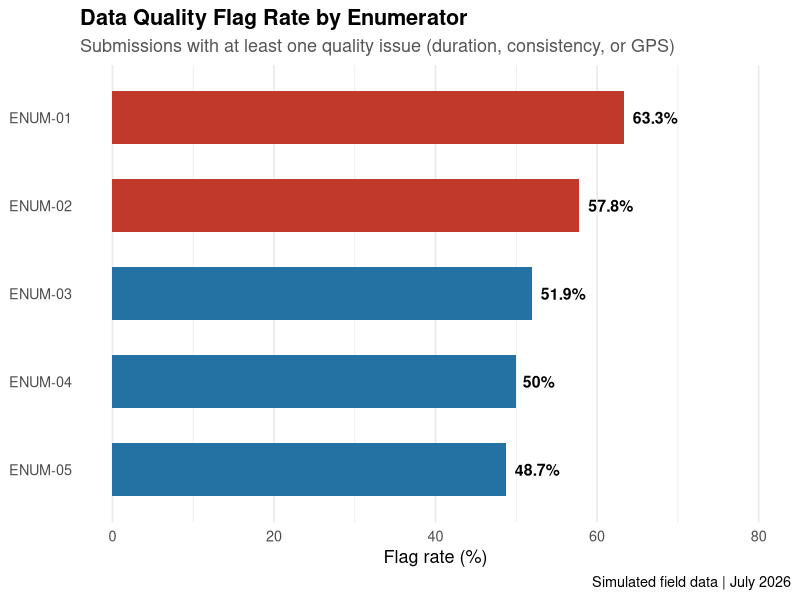
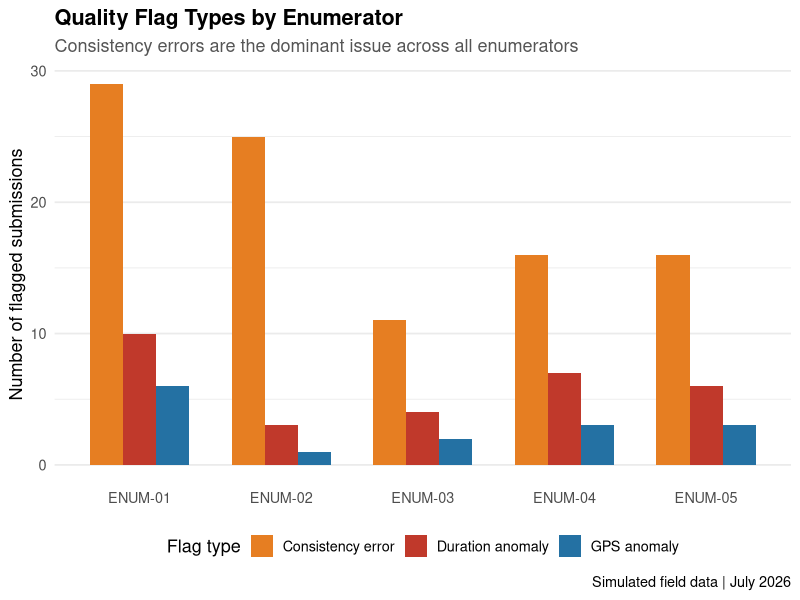
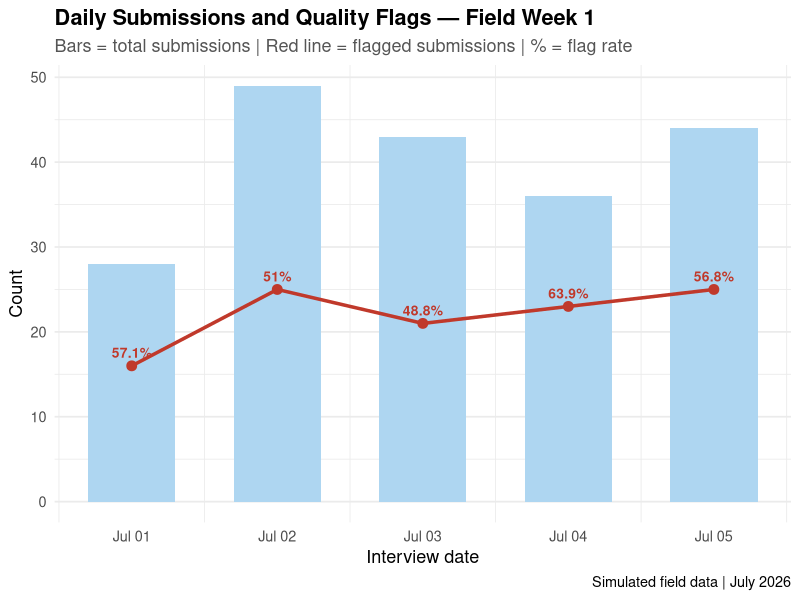
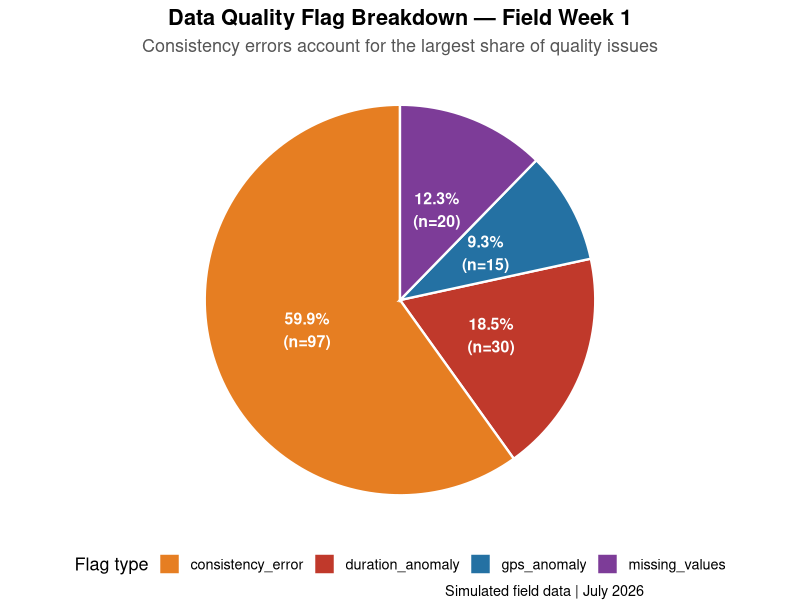
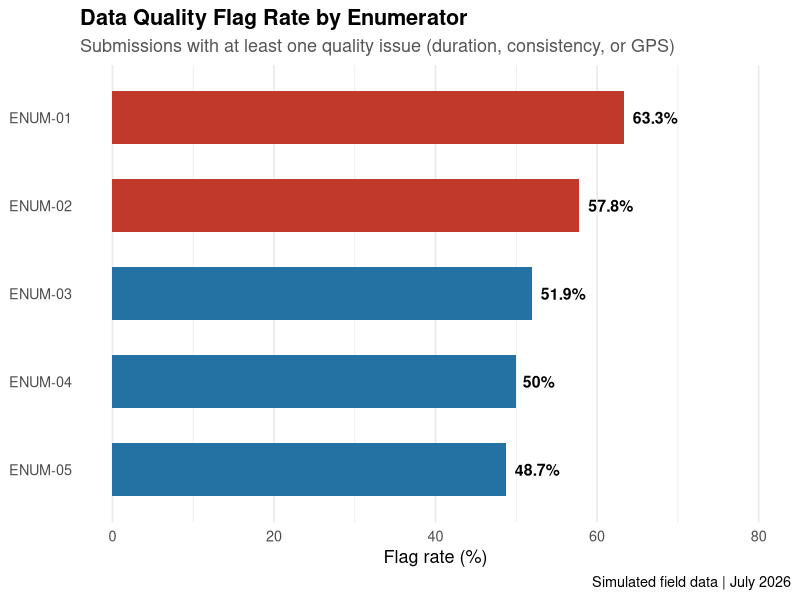
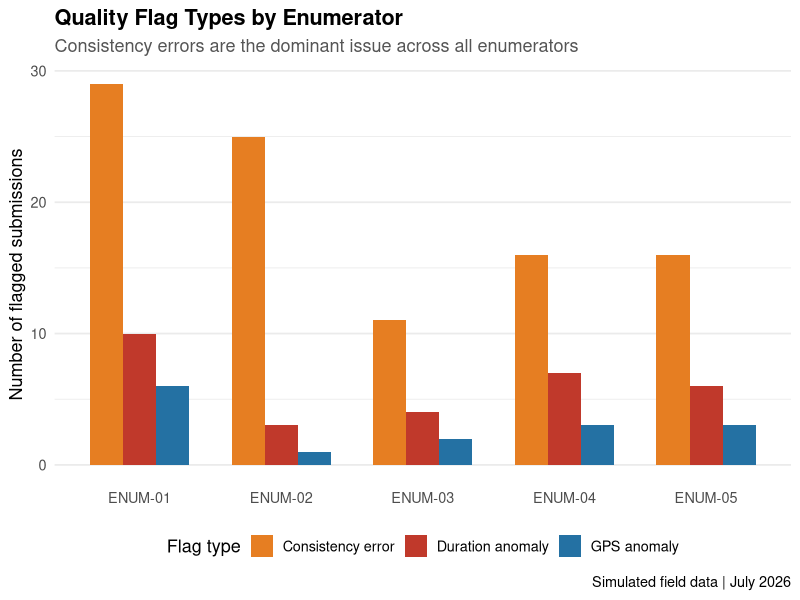
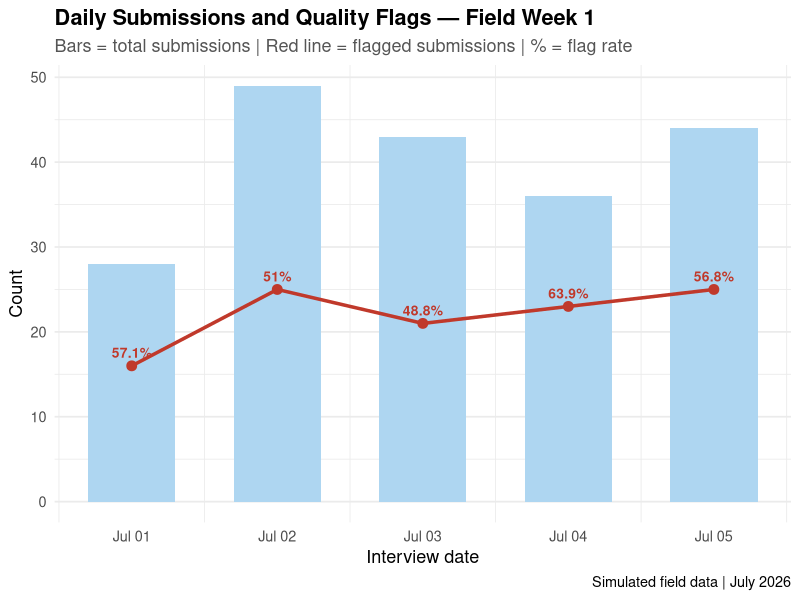
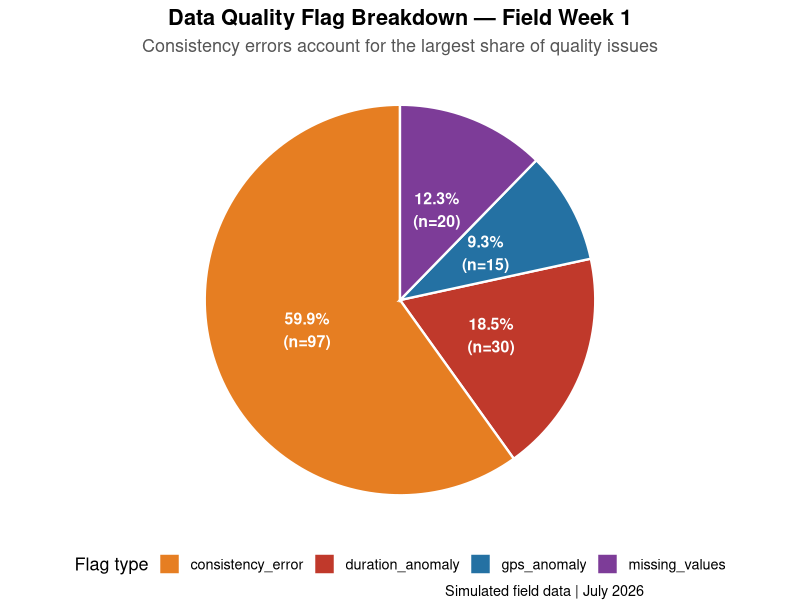

Source code (R) for these figures, in order:
# Simulated SurveyCTO Data Quality Monitoring
library(dplyr)
library(tidyr)
library(ggplot2)
library(lubridate)
library(forcats)
set.seed(42)
n <- 200 
survey_data <- data.frame(
submission_id     = paste0("DRG-", sprintf("%04d", 1:n)),
enumerator_id     = sample(paste0("ENUM-", c("01","02","03","04","05")),
n, replace = TRUE),
route_id          = sample(paste0("ROUTE-", c("10A","17C","33B","41D","56E")),
n, replace = TRUE),
interview_date    = sample(seq(as.Date("2026-07-01"),
as.Date("2026-07-05"), by = "day"),
n, replace = TRUE),
duration_min      = c(round(runif(170, 8, 15)), # normal
round(runif(20,  1,  3)),  # suspiciously fast
round(runif(10, 45, 90))), # suspiciously slow
respondent_gender = sample(c("Woman", "Gender-diverse", "Man"),
n, replace = TRUE, prob = c(0.70, 0.10, 0.20)),
respondent_age    = c(sample(18:65, 185, replace = TRUE),
rep(NA, 15)),  # 15 missing ages
safety_perception = c(sample(1:5, 180, replace = TRUE), rep(NA, 20)),
bystander_comfort = sample(1:5, n, replace = TRUE),
harassment_exp    = sample(c("Yes","No"), n, replace = TRUE,
prob = c(0.45, 0.55)),
harassment_type   = sample(c("Verbal","Physical","Both","None"), n,
replace = TRUE),
gps_lat           = c(rnorm(185, mean = 12.9716, sd = 0.01),  # Bengaluru
rnorm(15,  mean = 13.5, sd = 0.5)),     # off-location
gps_lon           = c(rnorm(185, mean = 77.5946, sd = 0.01),
rnorm(15,  mean = 77.0, sd = 0.5))
)
survey_data <- survey_data[sample(nrow(survey_data)), ] %>%
arrange(interview_date, enumerator_id)
glimpse(survey_data)

# 1. Data Quality Checks
missing_data <- survey_data |>
summarise(across(everything(), ~ sum(is.na(.)))) |>
pivot_longer(everything(),
names_to = "variable",
values_to = "missing_count") |>
mutate(
total = nrow(survey_data),
missing_pct = round(missing_count / total * 100, 1),
flag = ifelse(missing_pct > 10, "FLAG", "OK")
) |>
arrange(desc(missing_pct))
print(missing_data)

duration_flags <- survey_data |>
mutate(
duration_flag = case_when(
duration_min < 5  ~ "SHORT",
duration_min > 30 ~ "LONG",
TRUE              ~ "OK"
)
) |>
filter(duration_flag != "OK") |>
select(submission_id, enumerator_id, route_id,
interview_date, duration_min, duration_flag)
cat("Duration anomalies flagged:", nrow(duration_flags), "submissions")
print(duration_flags)

consistency_flags <- survey_data |>
mutate(
consistency_flag = case_when(
harassment_exp == "Yes" & harassment_type == "None" ~
"Harassment reported but type = None",
harassment_exp == "No"  & harassment_type != "None" ~
"No harassment reported but type filled",
TRUE ~ "OK"
)
) |>
filter(consistency_flag != "OK") |>
select(submission_id, enumerator_id, harassment_exp,
harassment_type, consistency_flag)
cat("Consistency issues flagged:", nrow(consistency_flags), "submissions")
print(consistency_flags)
gps_flags <- survey_data |>
mutate(
gps_flag = case_when(
abs(gps_lat - 12.9716) > 0.05 |
abs(gps_lon - 77.5946) > 0.05 ~ "Coordinates outside expected area",
TRUE ~ "OK"
)
) |>
filter(gps_flag != "OK") |>
select(submission_id, enumerator_id, route_id,
gps_lat, gps_lon, gps_flag)
cat("GPS anomalies flagged:", nrow(gps_flags), "submissions")
print(gps_flags)
#GPS coordinates of central Bangalore is 12.9716 degrees N and 77.5946 degrees E. Subracting these coordinates from the coordinates recorded in the submissions gives us an approx. distance at which the survey was conducted from the centre of Bangalore. A 5 km radius is set as the limit for the purpose of this project.

# 2. Enumerator Performance
enumerator_summary <- survey_data |>
mutate(
duration_issue = duration_min < 5 | duration_min > 30,
consistency_issue = (harassment_exp == "Yes" & harassment_type == "None") |
(harassment_exp == "No"  & harassment_type != "None"),
gps_issue = abs(gps_lat - 12.9716) > 0.05 |
abs(gps_lon - 77.5946) > 0.05,
any_flag = duration_issue | consistency_issue | gps_issue
) |>
group_by(enumerator_id) %>%
summarise(
total_submissions   = n(),
avg_duration_min    = round(mean(duration_min, na.rm = TRUE), 1),
duration_flags      = sum(duration_issue, na.rm = TRUE),
consistency_flags   = sum(consistency_issue, na.rm = TRUE),
gps_flags           = sum(gps_issue, na.rm = TRUE),
total_flags         = sum(any_flag, na.rm = TRUE),
flag_rate_pct       = round(total_flags / total_submissions * 100, 1),
missing_age_count   = sum(is.na(respondent_age)),
.groups = "drop"
) |>
arrange(desc(flag_rate_pct))
cat("Enumerator Performance Summary")
print(enumerator_summary, width = Inf)
daily_summary <- survey_data %>%
group_by(interview_date, enumerator_id) %>%
summarise(
submissions = n(),
avg_duration = round(mean(duration_min, na.rm = TRUE), 1),
flags = sum(
(duration_min < 5 | duration_min > 30) |
(harassment_exp == "Yes" & harassment_type == "None") |
(harassment_exp == "No"  & harassment_type != "None") |
(abs(gps_lat - 12.9716) > 0.05 | abs(gps_lon - 77.5946) > 0.05),
na.rm = TRUE
),
.groups = "drop"
)
cat("Daily Submissions by Enumerator")
print(daily_summary, width = Inf)
# 3. Data Visualisation
p1 <- ggplot(enumerator_summary,
aes(x = fct_reorder(enumerator_id, flag_rate_pct),
y = flag_rate_pct,
fill = flag_rate_pct > 55)) +
geom_col(width = 0.6) +
geom_text(aes(label = paste0(flag_rate_pct, "%")),
hjust = -0.2, size = 4, fontface = "bold") +
scale_fill_manual(values = c("TRUE" = "#C0392B", "FALSE" = "#2471A3"),
guide = "none") +
coord_flip() +
scale_y_continuous(limits = c(0, 80)) +
labs(
title = "Data Quality Flag Rate by Enumerator",
subtitle = "Submissions with at least one quality issue (duration, consistency, or GPS)",
x = NULL,
y = "Flag rate (%)",
caption = "Simulated field data | July 2026"
) +
theme_minimal(base_size = 13) +
theme(
plot.title = element_text(face = "bold"),
plot.subtitle = element_text(color = "#555555"),
panel.grid.major.y = element_blank()
)
print(p1)

flag_breakdown <- enumerator_summary %>%
select(enumerator_id, duration_flags, consistency_flags, gps_flags) %>%
pivot_longer(
cols = c(duration_flags, consistency_flags, gps_flags),
names_to = "flag_type",
values_to = "count"
) %>%
mutate(flag_type = recode(flag_type,
"duration_flags"     = "Duration anomaly",
"consistency_flags"  = "Consistency error",
"gps_flags"          = "GPS anomaly"
))
p2 <- ggplot(flag_breakdown,
aes(x = enumerator_id, y = count, fill = flag_type)) +
geom_col(position = "dodge", width = 0.7) +
scale_fill_manual(values = c(
"Duration anomaly"   = "#C0392B",
"Consistency error"  = "#E67E22",
"GPS anomaly"        = "#2471A3"
)) +
labs(
title = "Quality Flag Types by Enumerator",
subtitle = "Consistency errors are the dominant issue across all enumerators",
x = NULL,
y = "Number of flagged submissions",
fill = "Flag type",
caption = "Simulated field data | July 2026"
) +
theme_minimal(base_size = 13) +
theme(
plot.title = element_text(face = "bold"),
plot.subtitle = element_text(color = "#555555"),
panel.grid.major.x = element_blank(),
legend.position = "bottom"
)
print(p2)

daily_totals <- daily_summary %>%
group_by(interview_date) %>%
summarise(
total_submissions = sum(submissions),
total_flags = sum(flags),
flag_rate = round(total_flags / total_submissions * 100, 1),
.groups = "drop"
)
p3 <- ggplot(daily_totals, aes(x = interview_date)) +
geom_col(aes(y = total_submissions), fill = "#AED6F1", width = 0.6) +
geom_line(aes(y = total_flags), color = "#C0392B",
linewidth = 1.2, group = 1) +
geom_point(aes(y = total_flags), color = "#C0392B", size = 3) +
geom_text(aes(y = total_flags,
label = paste0(flag_rate, "%")),
vjust = -0.8, size = 3.5, color = "#C0392B", fontface = "bold") +
labs(
title = "Daily Submissions and Quality Flags — Field Week 1",
subtitle = "Bars = total submissions | Red line = flagged submissions | % = flag rate",
x = "Interview date",
y = "Count",
caption = "Simulated field data | July 2026"
) +
scale_x_date(date_labels = "%b %d", date_breaks = "1 day") +
theme_minimal(base_size = 13) +
theme(
plot.title = element_text(face = "bold"),
plot.subtitle = element_text(color = "#555555"),
panel.grid.major.x = element_blank()
)
print(p3)

flag_total <- survey_data |>
  summarise(
  )
flag_total <- survey_data |>
  summarise(
    duration_anomaly = sum( duration_min < 5 | duration_min > 30,
                            na.rm = TRUE),
    consistency_error = sum((harassment_exp == "Yes" & harassment_type == "None") |
                              (harassment_exp == "No"  & harassment_type != "None"),
                            na.rm = TRUE ),
    gps_anomaly = sum(abs(gps_lat - 12.9716) > 0.05 | abs(gps_lon - 77.5946) > 0.05,
                      na.rm = TRUE),
    missing_values = sum(is.na(respondent_age) |
                           is.na(safety_perception),
                         na.rm = TRUE)
  ) |>
  pivot_longer(everything(),
               names_to = "flag_type",
               values_to = "count") |>
  mutate(
    total_flags = sum(count),
    percentage = round(count/total_flags*100,1),
    label = paste0(percentage,"%\n(n=",count,")")
  )
print(flag_total)
p4 <- ggplot(flag_total, aes(x = "", y = percentage, fill = flag_type)) +
  geom_col(width = 1, color = "white", linewidth = 0.8) +
  coord_polar(theta = "y") +
  geom_text(aes(label = label),
            position = position_stack(vjust = 0.5),
            size = 4, fontface = "bold", color = "white") +
  scale_fill_manual(values = c(
    duration_anomaly  = "#C0392B",
    consistency_error = "#E67E22",
    gps_anomaly       = "#2471A3",
    missing_values      = "#7D3C98")) +
  labs(
    title    = "Data Quality Flag Breakdown — Field Week 1",
    subtitle = "Consistency errors account for the largest share of quality issues",
    fill     = "Flag type",
    caption  = "Simulated field data | July 2026"
  ) +
  theme_void(base_size = 13) +
  theme(
    plot.title    = element_text(face = "bold", hjust = 0.5),
    plot.subtitle = element_text(color = "#555555", hjust = 0.5),
    legend.position = "bottom"
  )
print(p4)

ggsave("crt_p1_flag_rate_by_enumerator.png",
plot = p1, width = 8, height = 4, dpi = 300, bg = "white")
ggsave("crt_p2_flag_types_by_enumerator.png",
plot = p2, width = 8, height = 5, dpi = 300, bg = "white")
ggsave("crt_p3_daily_submissions_flags.png",
plot = p3, width = 8, height = 4, dpi = 300, bg = "white")
ggsave("crt_p4_flag_type_breakdown.png",
plot = p4, width = 7, height = 6, dpi = 300, bg = "white")
getwd()
